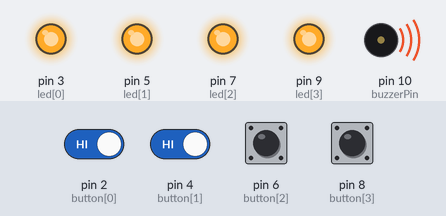
Simulated run of this sketch. Board: Arduino Uno, built with avr-gcc and run on an emulated ATmega328P. Parts: output pins drawn as LEDs (lit = HIGH), buzzer (waves = sounding). Dashed ring = blinking. The inputs (shaded band) are chosen by the test bench; at power-on: pin 2 (button[0]), pin 4 (button[1]), pin 6 (button[2]), pin 8 (button[3]) HIGH. Random numbers use the default seed unless the sketch sets one.

Above: at 3.4 s.
3.5 s: pin 2 (button[0]) driven LOW and pin 4 (button[1]) driven LOW
At 4.68 s:
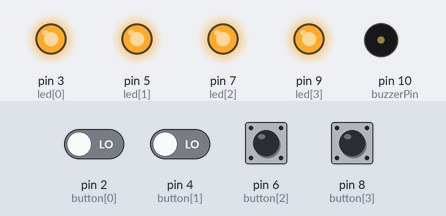
At 6.3 s:
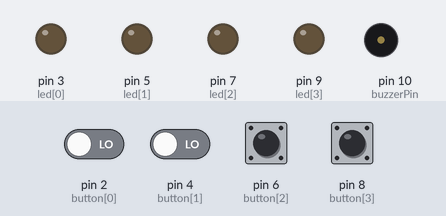
6.5 s: pin 2 (button[0]) driven HIGH
9.5 s: pin 4 (button[1]) driven HIGH
11.5 s: pin 6 (button[2]) pulled LOW for 0.15 s
At 11.95 s:
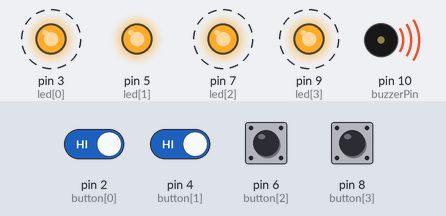
14.5 s: pin 6 (button[2]) pulled LOW for 1 s
17.0 s: pin 2 (button[0]) driven LOW
At 17.35 s:
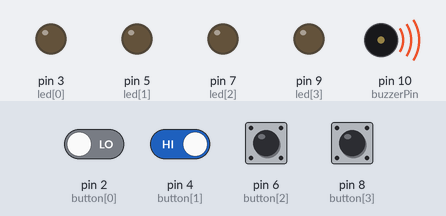
Timing chart, 0 to 21.0 s (numbered marks = the images above; inputs shaded):
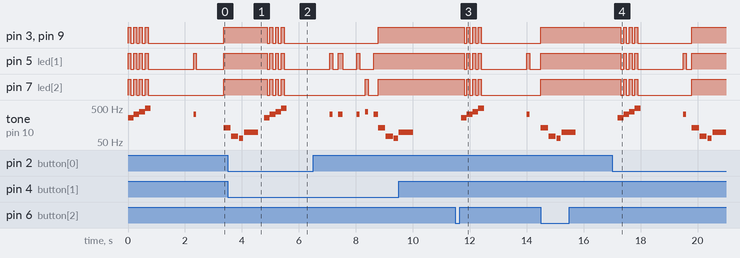

Measured:
- after the input at 3.5 s, pin 3 (led[0]), pin 5 (led[1]), pin 7 (led[2]), pin 9 (led[3]): alternates HIGH for 0.10 s and LOW for 0.10 s, 7 changes in all, then stays LOW, starting after 1.4 s
- after the input at 11.5 s, pin 3 (led[0]): alternates HIGH for 0.10 s and LOW for 0.10 s, 7 changes in all, then stays LOW, starting after 0.30 s; pin 5 (led[1]): goes 3 × (LOW 0.10 s, HIGH 0.10 s), LOW 1.6 s, HIGH 0.10 s, then LOW, starting after 0.30 s
- after the input at 17.0 s, pin 3 (led[0]): goes 3 × (LOW 0.10 s, HIGH 0.10 s), LOW 1.9 s, then HIGH, starting after 0.30 s; pin 5 (led[1]): goes 3 × (LOW 0.10 s, HIGH 0.10 s), LOW 1.6 s, HIGH 0.10 s, LOW 0.20 s, then HIGH, starting after 0.30 s
- by itself, tone on pin 10 (buzzerPin): plays 262 Hz for 0.20 s, 330 Hz for 0.20 s, 392 Hz for 0.20 s, 494 Hz for 0.20 s, 330 Hz for 0.10 s, 130 Hz for 0.15 s

The sketch:

COMP444_2C_SimonSays_ChangeDifficulty.ino
```cpp
int button[] = { 2, 4, 6, 8 };
int led[] = { 3, 5, 7, 9 };
int tones[] = { 262, 330, 392, 494 };

int roundsToWin = 16;
int buttonSequence[16];

int buzzerPin = 10;

int pressedButton = 4;
int roundCounter = 1;

long startTime = 0;
long timeLimit = 750;

boolean gameStarted = false;


void setup() {
  pinMode(button[0], INPUT_PULLUP);
  pinMode(button[1], INPUT_PULLUP);
  pinMode(button[2], INPUT_PULLUP);
  pinMode(button[3], INPUT_PULLUP);

  pinMode(led[0], OUTPUT);
  pinMode(led[1], OUTPUT);
  pinMode(led[2], OUTPUT);
  pinMode(led[3], OUTPUT);

  pinMode(buzzerPin, OUTPUT);
}

void loop() {

  if (gameStarted == false) {
    startSequence();
    roundCounter = 0;
    delay(1500);
    gameStarted = true;
  }

  for (int i = 0; i <= roundCounter; i++) {
    flashLED(buttonSequence[i]);
    delay(100);
    allLEDoff();
    delay(200);
  }

  for (int i = 0; i <= roundCounter; i++) {

    startTime = millis();

    while (gameStarted == true) {

      pressedButton = buttonCheck();

      if (pressedButton < 4) {
        flashLED(pressedButton);

        if (pressedButton == buttonSequence[i]) {
          delay(150);
          allLEDoff();
          break;
        } else {
          loseSequence();
          break;
        }
      } else {
        allLEDoff();
      }

      if (millis() - startTime > timeLimit) {
        loseSequence();
        break;
      }
    }
  }
  if (gameStarted == true) {
    roundCounter = roundCounter + 1;
    if (roundCounter >= roundsToWin) {
      winSequence();
    }
    delay(500);
  }
}

//--------------------FUNCTIONS----------------------------

void flashLED(int ledNumber) {
  digitalWrite(led[ledNumber], HIGH);
  tone(buzzerPin, tones[ledNumber]);
}

void allLEDoff() {
  digitalWrite(led[0], LOW);
  digitalWrite(led[1], LOW);
  digitalWrite(led[2], LOW);
  digitalWrite(led[3], LOW);

  noTone(buzzerPin);
}

int buttonCheck() {
  if (digitalRead(button[0]) == LOW) {
    return 0;
  } else if (digitalRead(button[1]) == LOW) {
    return 1;
  } else if (digitalRead(button[2]) == LOW) {
    return 2;
  } else if (digitalRead(button[3]) == LOW) {
    return 3;
  } else {
    return 4;
  }
}

void startSequence() {

  randomSeed(1); //  randomSeed(analogRead(A0));

  for (int i = 0; i <= roundsToWin; i++) {
    buttonSequence[i] = round(random(0, 4));
  }

  for (int i = 0; i <= 3; i++) {

    tone(buzzerPin, tones[i], 200);

    digitalWrite(led[0], HIGH);
    digitalWrite(led[1], HIGH);
    digitalWrite(led[2], HIGH);
    digitalWrite(led[3], HIGH);

    delay(100);

    digitalWrite(led[0], LOW);
    digitalWrite(led[1], LOW);
    digitalWrite(led[2], LOW);
    digitalWrite(led[3], LOW);

    delay(100);
  }
}

void winSequence() {

  for (int j = 0; j <= 3; j++) {
    digitalWrite(led[j], HIGH);
  }

  tone(buzzerPin, 1318, 150);
  delay(175);
  tone(buzzerPin, 1567, 150);
  delay(175);
  tone(buzzerPin, 2637, 150);
  delay(175);
  tone(buzzerPin, 2093, 150);
  delay(175);
  tone(buzzerPin, 2349, 150);
  delay(175);
  tone(buzzerPin, 3135, 150);
  delay(500);

  do {
    pressedButton = buttonCheck();
  } while (pressedButton > 3);
  delay(100);

  gameStarted = false;
}

void loseSequence() {
  for (int j = 0; j <= 3; j++) {
    digitalWrite(led[j], HIGH);
  }

  tone(buzzerPin, 130, 250);
  delay(275);
  tone(buzzerPin, 73, 250);
  delay(275);
  tone(buzzerPin, 65, 150);
  delay(175);
  tone(buzzerPin, 98, 500);
  delay(500);

  do {
    pressedButton = buttonCheck();
  } while (pressedButton > 3);
  delay(200);

  gameStarted = false;
}
```
